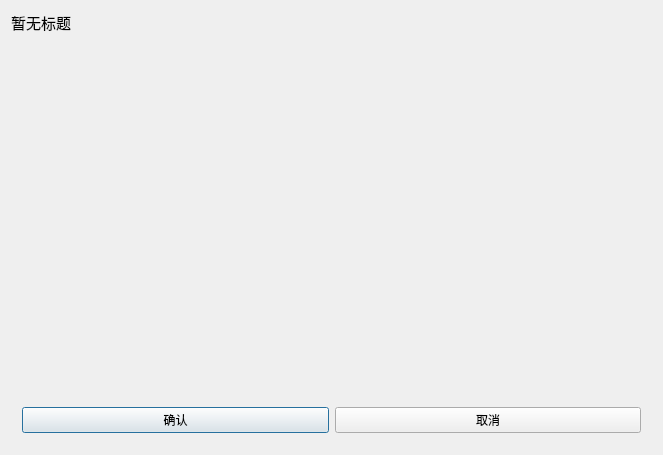
<?xml version="1.0" encoding="UTF-8"?>
<ui version="4.0">
 <class>BasicPopupViewClass</class>
 <widget class="QDialog" name="BasicPopupViewClass">
  <property name="geometry">
   <rect>
    <x>0</x>
    <y>0</y>
    <width>663</width>
    <height>455</height>
   </rect>
  </property>
  <property name="windowTitle">
   <string>BasicPopupView</string>
  </property>
  <layout class="QVBoxLayout" name="verticalLayout">
   <item>
    <widget class="QLabel" name="labelTitle">
     <property name="sizePolicy">
      <sizepolicy hsizetype="Preferred" vsizetype="Fixed">
       <horstretch>0</horstretch>
       <verstretch>0</verstretch>
      </sizepolicy>
     </property>
     <property name="font">
      <font>
       <pointsize>11</pointsize>
      </font>
     </property>
     <property name="text">
      <string>暂无标题</string>
     </property>
    </widget>
   </item>
   <item>
    <widget class="QWidget" name="widget" native="true">
     <layout class="QFormLayout" name="formLayout"/>
    </widget>
   </item>
   <item>
    <widget class="QWidget" name="widget_2" native="true">
     <property name="sizePolicy">
      <sizepolicy hsizetype="Preferred" vsizetype="Fixed">
       <horstretch>0</horstretch>
       <verstretch>0</verstretch>
      </sizepolicy>
     </property>
     <layout class="QHBoxLayout" name="horizontalLayout">
      <item>
       <widget class="QPushButton" name="btnOk">
        <property name="text">
         <string>确认</string>
        </property>
       </widget>
      </item>
      <item>
       <widget class="QPushButton" name="btnChannel">
        <property name="text">
         <string>取消</string>
        </property>
       </widget>
      </item>
     </layout>
    </widget>
   </item>
  </layout>
 </widget>
 <layoutdefault spacing="6" margin="11"/>
 <resources/>
 <connections/>
</ui>
